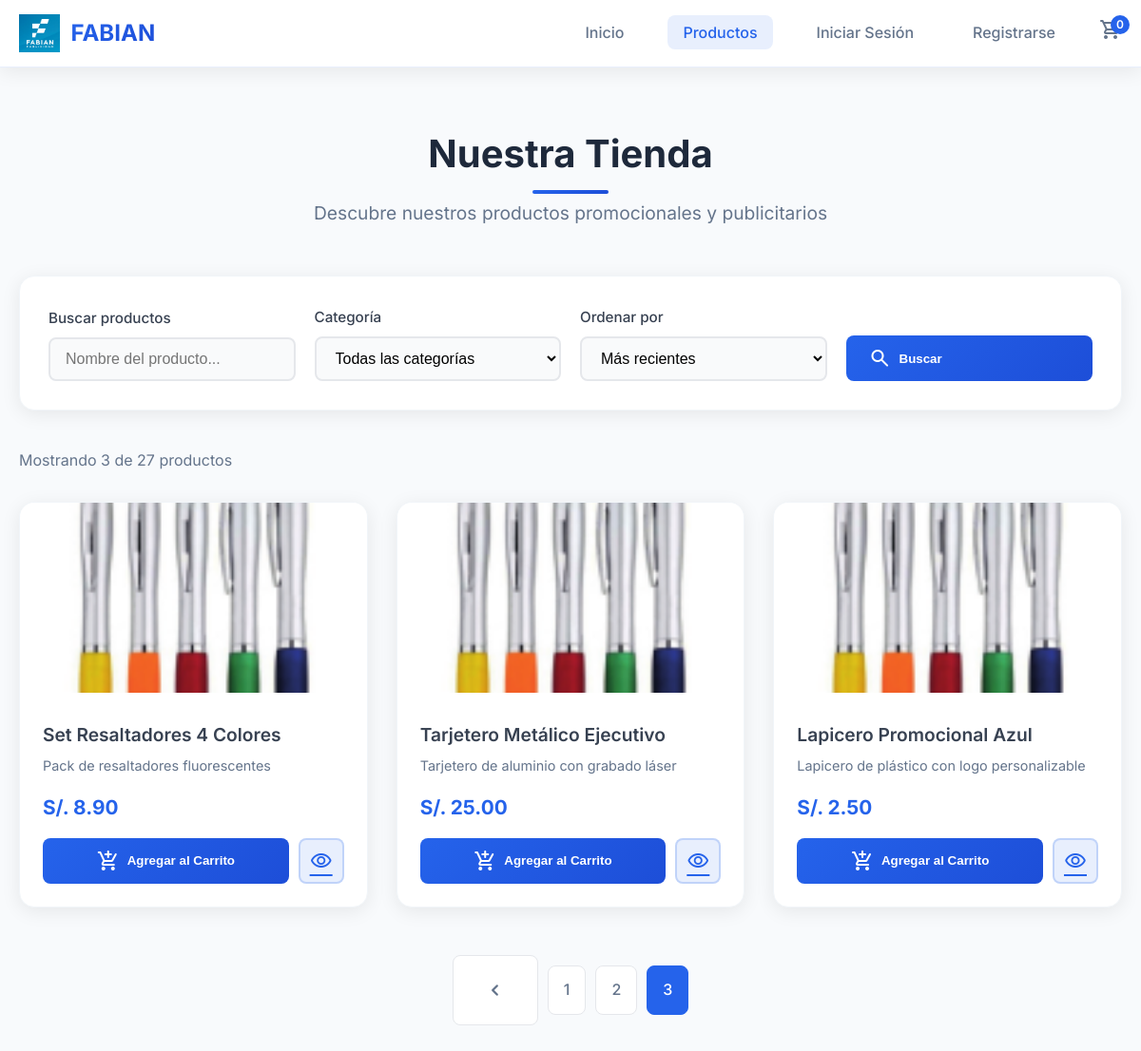
/store.php?page=3, run on the app's committed database.
### tables this page shows
CREATE TABLE `productos` (
  `id_producto` int NOT NULL,
  `id_categoria` int NOT NULL,
  `nombre` varchar(255) NOT NULL,
  `descripcion` text,
  `precio` decimal(10,2) NOT NULL,
  `stock` int NOT NULL DEFAULT '0',
  `imagen` varchar(255) DEFAULT 'default.jpg',
  `destacado` int NOT NULL DEFAULT '0',
  `estado` int NOT NULL DEFAULT '1',
  `fecha_creacion` timestamp NOT NULL DEFAULT CURRENT_TIMESTAMP
);

### store.php (the view, shortened to what this page needs)
<?php
include_once("conexionSQL/conexion.php");
$search = trim($_GET['q'] ?? '');
$sortBy = $_GET['sort'] ?? 'newest';
$page = max(1, intval($_GET['page'] ?? 1));
$perPage = 12;
$offset = ($page - 1) * $perPage;
$params = [];
$sql = "SELECT * FROM productos WHERE estado='1'";
$countSql = "SELECT COUNT(*) as total FROM productos WHERE estado='1'";
switch ($sortBy) {
    default:
        $sql .= " ORDER BY id_producto DESC";
}
$countStmt = $conexion->prepare($countSql);
$countStmt->execute();
$totalProducts = $countStmt->get_result()->fetch_assoc()['total'];
$totalPages = ceil($totalProducts / $perPage);
$sql .= " LIMIT ? OFFSET ?";
$params[] = ["i", $perPage];
$params[] = ["i", $offset];
$productos = [];
$stmt = $conexion->prepare($sql);
if (!empty($params)) {
    $types = '';
    $values = [];
    foreach ($params as $param) {
        $types .= $param[0];
        $values[] = $param[1];
    }
    $stmt->bind_param($types, ...$values);
}
$stmt->execute();
$result = $stmt->get_result();
if ($result) {
    while ($r = $result->fetch_assoc()) {
        $productos[] = $r;
    }
}
?>
<!DOCTYPE html>
<html lang="es">
<head>
    <link rel="stylesheet" href="https://cdnjs.cloudflare.com/ajax/libs/font-awesome/6.0.0/css/all.min.css">
</head>
<body>
    <nav class="navbar">
        <div class="navbar-container">
            <a href="index.php" class="navbar-brand">
                <img src="assets/logo.png" alt="FABIAN Logo">
                <span class="brand-text">FABIAN</span>
            </a>
            <ul class="navbar-nav">
                <li><a href="index.php" class="nav-link">Inicio</a></li>
                <li><a href="store.php" class="nav-link active">Productos</a></li>
                <?php if (isset($_SESSION['cliente_id'])): ?>
                    <li><a href="perfil.php" class="nav-link">Mi Perfil</a></li>
                    <li><a href="logout.php" class="nav-link">Cerrar Sesión</a></li>
                <?php else: ?>
                    <li><a href="login.php" class="nav-link">Iniciar Sesión</a></li>
                    <li><a href="register.php" class="nav-link">Registrarse</a></li>
                <?php endif; ?>
                <li>
                    <a href="carro.php" class="cart-icon">
                        <span class="material-symbols-rounded">shopping_cart</span>
                        <span class="cart-count">
                            <?php
                            $count = 0;
                            echo $count;
                            ?>
                        </span>
                    </a>
                </li>
            </ul>
        </div>
    </nav>
    <div class="main-content">
        <div class="container">
            <div class="page-header">
                <h1 class="page-title">Nuestra Tienda</h1>
                <p class="page-subtitle">Descubre nuestros productos promocionales y publicitarios</p>
            </div>
            <div class="filters-section">
                <form method="GET" action="store.php">
                    <div class="filters-grid">
                        <div class="filter-group">
                            <label class="filter-label">Buscar productos</label>
                            <input type="text" name="q" class="filter-input" placeholder="Nombre del producto..." value="<?php echo htmlspecialchars($search); ?>">
                        </div>
                        <div class="filter-group">
                            <label class="filter-label">Categoría</label>
                            <select name="categoria" class="filter-select">
                                <option value="">Todas las categorías</option>
                            </select>
                        </div>
                        <div class="filter-group">
                            <label class="filter-label">Ordenar por</label>
                            <select name="sort" class="filter-select">
                                <option value="newest" <?php echo $sortBy == 'newest' ? 'selected' : ''; ?>>Más recientes</option>
                            </select>
                        </div>
                        <div class="filter-group">
                            <label class="filter-label">&nbsp;</label>
                            <button type="submit" class="filter-btn">
                                <span class="material-symbols-rounded">search</span>
                                Buscar
                            </button>
                        </div>
                    </div>
                </form>
            </div>
            <div class="products-section">
                <div class="products-header">
                    <div class="products-count">
                        Mostrando <?php echo count($productos); ?> de <?php echo $totalProducts; ?> productos
                    </div>
                </div>
                <?php if (empty($productos)): ?>
                    <div class="empty-state">
                        <span class="material-symbols-rounded">inventory_2</span>
                        <h3>No se encontraron productos</h3>
                        <p>Intenta ajustar los filtros de búsqueda</p>
                    </div>
                <?php else: ?>
                    <div class="products-grid">
                        <?php foreach ($productos as $producto): ?>
                            <div class="product-card">
                                <?php
                                $rawProdImg = $producto['imagen'] ?? '';
                                $prodImgSrc = '';
                                if ($rawProdImg) {
                                    if (preg_match('/^https?:\/\//i', $rawProdImg)) {
                                        $prodImgSrc = $rawProdImg;
                                    } else if (strpos($rawProdImg, '/') !== false) {
                                        $prodImgSrc = $rawProdImg;
                                    } else {
                                        $prodImgSrc = 'img/' . $rawProdImg;
                                    }
                                }
                                ?>
                                <img src="<?php echo htmlspecialchars($prodImgSrc); ?>" alt="<?php echo htmlspecialchars($producto['nombre']); ?>" class="product-image" onerror="this.src='assets/logo.png';">
                                <div class="product-info">
                                    <h4 class="product-name"><?php echo htmlspecialchars($producto['nombre']); ?></h4>
                                    <?php if (!empty($producto['descripcion'])): ?>
                                        <p class="product-description"><?php echo htmlspecialchars(substr($producto['descripcion'], 0, 100)) . (strlen($producto['descripcion']) > 100 ? '...' : ''); ?></p>
                                    <?php endif; ?>
                                    <p class="product-price">S/. <?php echo number_format($producto['precio'], 2); ?></p>
                                    <div class="product-actions">
                                        <button class="btn-primary" onclick="addToCart(<?php echo $producto['id_producto']; ?>)">
                                            <span class="material-symbols-rounded">add_shopping_cart</span>
                                            Agregar al Carrito
                                        </button>
                                        <a href="product.php?id=<?php echo $producto['id_producto']; ?>" class="btn-secondary">
                                            <span class="material-symbols-rounded">visibility</span>
                                        </a>
                                    </div>
                                </div>
                            </div>
                        <?php endforeach; ?>
                    </div>
                    <?php if ($totalPages > 1): ?>
                        <div class="pagination">
                            <?php if ($page > 1): ?>
                                <a href="?<?php echo http_build_query(array_merge($_GET, ['page' => $page - 1])); ?>">
                                    <span class="material-symbols-rounded">chevron_left</span>
                                </a>
                            <?php endif; ?>
                            <?php for ($i = max(1, $page - 2); $i <= min($totalPages, $page + 2); $i++): ?>
                                <?php if ($i == $page): ?>
                                    <span class="current"><?php echo $i; ?></span>
                                <?php else: ?>
                                    <a href="?<?php echo http_build_query(array_merge($_GET, ['page' => $i])); ?>"><?php echo $i; ?></a>
                                <?php endif; ?>
                            <?php endfor; ?>
                        </div>
                    <?php endif; ?>
                <?php endif; ?>
            </div>
        </div>
    </div>
</body>
</html>

### data on the page
productos: imagen (picture), nombre "Set Resaltadores 4 Colores", descripcion "Pack de resaltadores fluorescentes", precio "8.90"
productos: imagen (picture), nombre "Tarjetero Metálico Ejecutivo", descripcion "Tarjetero de aluminio con grabado láser", precio "25.00"
productos: imagen (picture), nombre "Lapicero Promocional Azul", descripcion "Lapicero de plástico con logo personalizable", precio "2.50"

### other printed values
$count "0"
count($productos) "3"
$totalProducts "27"
